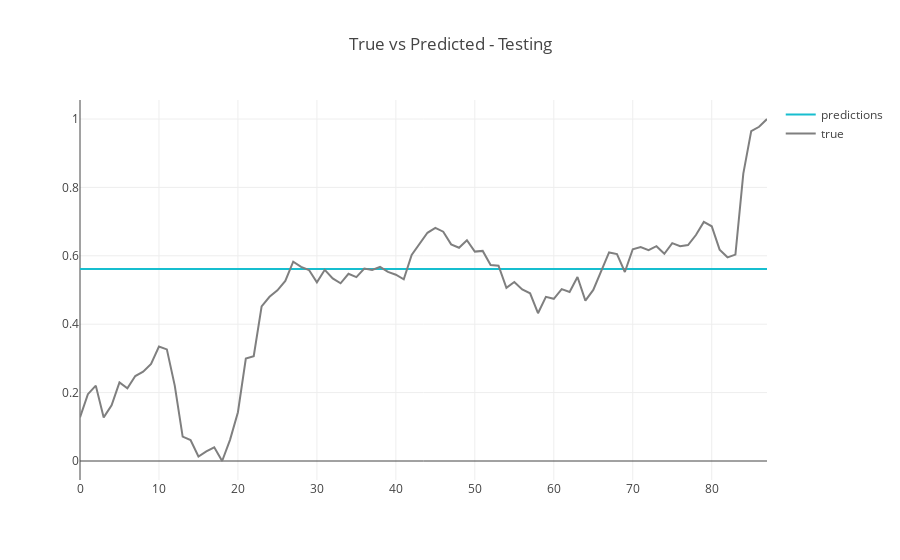

The code cell stored with this chart in its notebook:
### Markdown cell above
## Test

### Code cell
batch_size = 4
new_data = My_dataset('new_data/test_set.csv')
test_loader = DataLoader(new_data,
                             batch_size=batch_size,
                             shuffle=False,
                             num_workers=4,
                             pin_memory=True  # CUDA only
                             )
predictions = []
ground_truth = []

correct = 0
total = 0

for data, target in test_loader:
    target = target.float()
    target = target.unsqueeze_(0)
    data = Variable(data.permute(1, 0)).contiguous()
    target = Variable(target.permute(1,0))
    if use_cuda:
        data = data.cuda()
        target = target.cuda()
    if target.data.size()[0] == batch_size:
        output = model(data)
        for k in range(batch_size):
            predictions.append(output.data[k, 0])
            ground_truth.append(target.data[k, 0])
    #break
    _, pred = torch.max(output.data,1)
    total += target.size(0)
    correct += (pred.float() == target).sum()
    

acc = 100 * correct / total

print 'Accuracy', acc

predicted = np.array(predictions).reshape(-1, 1)
gt = np.array(ground_truth).reshape(-1, 1)
x = np.array(range(predicted.shape[0]))
trace1 = go.Scatter(
                    x = x,
                    y = predicted[:, 0],
                    mode = "lines",
                    name = "predictions",
                    marker = dict(color = '#17BECF'))

trace2 = go.Scatter(
                    x = x,
                    y = gt[:, 0],
                    mode = "lines",
                    name = "true",
                    marker = dict(color = '#7F7F7F'))
data = [trace1, trace2]
layout = dict(title = 'True vs Predicted - Testing')
fig = dict(data = data, layout = layout)
iplot(fig,filename="True vs Predicted - Testing")

### Figure 1 — Plotly figure (JSON) as saved in the notebook; plotly's stock layout.template omitted (floating-point values rounded to 4 significant figures)
{"data": [{"marker": {"color": "#17BECF"}, "mode": "lines", "name": "predictions", "type": "scatter", "uid": "0a455334-a22e-11e8-876a-d053494eb1af", "x": [0, 1, 2, 3, 4, 5, 6, 7, 8, 9, 10, 11, 12, 13, 14, 15, 16, 17, 18, 19, 20, 21, 22, 23, 24, 25, 26, 27, 28, 29, 30, 31, 32, 33, 34, 35, 36, 37, 38, 39, 40, 41, 42, 43, 44, 45, 46, 47, 48, 49, 50, 51, 52, 53, 54, 55, 56, 57, 58, 59, 60, 61, 62, 63, 64, 65, 66, 67, 68, 69, 70, 71, 72, 73, 74, 75, 76, 77, 78, 79, 80, 81, 82, 83, 84, 85, 86, 87], "y": [0.5616, 0.5615, 0.5617, 0.5617, 0.5616, 0.5617, 0.5617, 0.5616, 0.5616, 0.5617, 0.5616, 0.5616, 0.5616, 0.5617, 0.5616, 0.5617, 0.5616, 0.5617, 0.5615, 0.5617, 0.5616, 0.5617, 0.5616, 0.5616, 0.5616, 0.5617, 0.5616, 0.5616, 0.5616, 0.5615, 0.5618, 0.5616, 0.5617, 0.5617, 0.5616, 0.5617, 0.5616, 0.5617, 0.5617, 0.5617, 0.5617, 0.5616, 0.5617, 0.5617, 0.5617, 0.5617, 0.5617, 0.5617, 0.5617, 0.5616, 0.5616, 0.5616, 0.5616, 0.5616, 0.5617, 0.5616, 0.5617, 0.5617, 0.5616, 0.5616, 0.5615, 0.5616, 0.5616, 0.5615, 0.5616, 0.5616, 0.5617, 0.5617, 0.5616, 0.5616, 0.5617, 0.5616, 0.5615, 0.5616, 0.5615, 0.5617, 0.5615, 0.5616, 0.5617, 0.5615, 0.5617, 0.5616, 0.5615, 0.5616, 0.5617, 0.5616, 0.5617, 0.5616]}, {"marker": {"color": "#7F7F7F"}, "mode": "lines", "name": "true", "type": "scatter", "uid": "0a455335-a22e-11e8-876a-d053494eb1af", "x": [0, 1, 2, 3, 4, 5, 6, 7, 8, 9, 10, 11, 12, 13, 14, 15, 16, 17, 18, 19, 20, 21, 22, 23, 24, 25, 26, 27, 28, 29, 30, 31, 32, 33, 34, 35, 36, 37, 38, 39, 40, 41, 42, 43, 44, 45, 46, 47, 48, 49, 50, 51, 52, 53, 54, 55, 56, 57, 58, 59, 60, 61, 62, 63, 64, 65, 66, 67, 68, 69, 70, 71, 72, 73, 74, 75, 76, 77, 78, 79, 80, 81, 82, 83, 84, 85, 86, 87], "y": [0.1276, 0.1953, 0.2204, 0.1274, 0.1625, 0.2298, 0.2128, 0.2485, 0.261, 0.2839, 0.3348, 0.3264, 0.2204, 0.07149, 0.0614, 0.01304, 0.02797, 0.03995, 0, 0.06182, 0.1426, 0.2996, 0.3064, 0.4523, 0.4803, 0.499, 0.5265, 0.5829, 0.5677, 0.5584, 0.5223, 0.559, 0.5339, 0.5196, 0.5474, 0.5375, 0.5628, 0.5584, 0.5675, 0.5531, 0.5447, 0.5314, 0.6025, 0.6361, 0.6673, 0.6815, 0.6705, 0.6333, 0.6234, 0.6456, 0.6122, 0.6143, 0.573, 0.5709, 0.5065, 0.5236, 0.5016, 0.4902, 0.4322, 0.4799, 0.4742, 0.5025, 0.4942, 0.5379, 0.4691, 0.5004, 0.5546, 0.6097, 0.6048, 0.5527, 0.6192, 0.6255, 0.6167, 0.6281, 0.6059, 0.6371, 0.6279, 0.6314, 0.6608, 0.6992, 0.6863, 0.6181, 0.5956, 0.6036, 0.8402, 0.9645, 0.9772, 1]}], "layout": {"title": "True vs Predicted - Testing"}}
